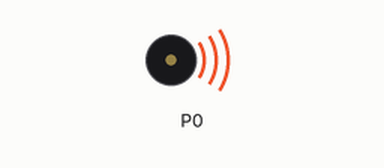
The program below on a simulated BBC micro:bit (MakeCode). On the bench: buzzer (waves = sounding).

Above: at 0.9 s.
At 3.36 s:
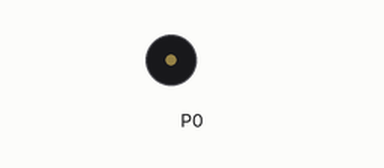
Timing chart, 0 to 8.1 s (numbered marks = the images above):
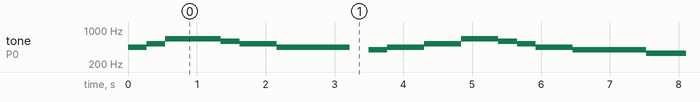

Measured:
- by itself, tone on P0: plays 440 Hz for 0.27 s, 523 Hz for 0.27 s, 659 Hz for 0.81 s, 587 Hz for 0.27 s, 523 Hz for 0.54 s, 440 Hz for 1.1 s … (240 notes in this stretch)

The program:

main.ts
```typescript
let frase_a = [
"A4:2",
"C5:2",
"E5:4",
"E5:2",
"D5:2",
"C5:4",
"A4:8",
"R:2",
"G4:2",
"A4:4",
"C5:4",
"E5:4",
"D5:2",
"C5:2",
"A4:4",
"G4:8",
"E4:8"
]
let frase_b = [
"A4:2",
"C5:2",
"E5:4",
"A5:4",
"G5:2",
"E5:2",
"D5:4",
"C5:4",
"A4:8",
"R:4",
"E4:4",
"G4:4",
"A4:4",
"C5:4",
"E5:4",
"A5:8",
"G5:4",
"E5:4"
]
let ponte = [
"E5:2",
"E5:2",
"D5:2",
"C5:2",
"A4:4",
"R:4",
"G4:2",
"A4:2",
"C5:4",
"E5:4",
"D5:2",
"C5:2",
"A4:4",
"G4:4",
"A4:4",
"E4:8",
"R:4"
]
let final = [
"A4:4",
"C5:4",
"E5:4",
"A5:4",
"G5:4",
"E5:4",
"D5:4",
"C5:4",
"A4:4",
"G4:4",
"E4:4",
"C4:4",
"A3:16"
]
let melodia = frase_a
    .concat(frase_b)
    .concat(ponte)
    .concat(frase_b)
    .concat(final)
music.setTempo(112)
basic.forever(function () {
    music.startMelody(melodia, MelodyOptions.Once)
    basic.pause(melodia.length * 150)
})
```

test.ts
```typescript
// testes vão aqui; isto não será compilado quando este pacote for usado como uma extensão.
```
